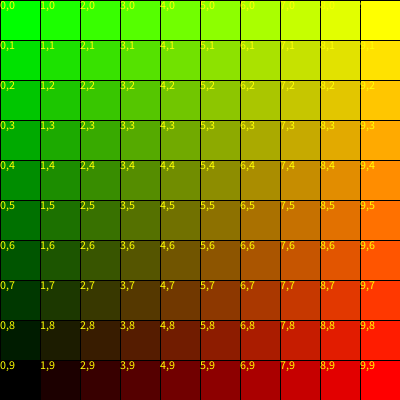
Frame 1 (no input)
Frame 60 (the mouse pressed at the canvas centre just before this capture): identical to frame 1, image omitted
Frame 120 (the mouse held since frame 60 and released just before this capture): identical to frame 1, image omitted

The Processing sketch that drew this single still picture (run headless with seeded random() and noise(); from frame 60 on, the mouse is pressed at the canvas centre):

// Processing sketch: sketch_230515g_degrade_bidimensional
// ── sketch_230515g_degrade_bidimensional.pde
//ejemplo de ciclo for anidado (dos dimensiones)
//map() para modelar el color

void setup() {
  size(400, 400);
}

void draw() {
  background(255);

  //otra manera de lograr lo mismo:
  for ( int a=0; a<10; a++) {
    
    for ( int b=0; b<10; b++) {
      
      fill( map(a,0,9,0,255)  ,  map(b,0,9,255,0) , 0 );
      
      rect(a*40, b*40, 40, 40);
      fill(255, 255, 0);
      text (a+","+b, a*40, b*40, 40, 40 );
    }
  }
}
